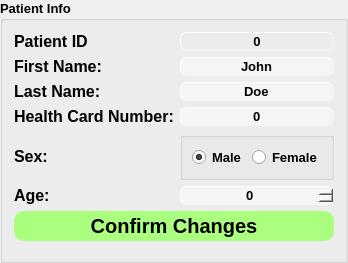
     <widget class="QGroupBox" name="groupBox">
      <property name="sizePolicy">
       <sizepolicy hsizetype="Expanding" vsizetype="Expanding">
        <horstretch>0</horstretch>
        <verstretch>0</verstretch>
       </sizepolicy>
      </property>
      <property name="font">
       <font>
        <pointsize>10</pointsize>
        <weight>75</weight>
        <bold>true</bold>
       </font>
      </property>
      <property name="title">
       <string>Patient Info</string>
      </property>
      <layout class="QGridLayout" name="gridLayout_5">
       <property name="bottomMargin">
        <number>19</number>
       </property>
       <item row="0" column="0">
        <widget class="QLabel" name="LAB_PatientID">
         <property name="sizePolicy">
          <sizepolicy hsizetype="Preferred" vsizetype="Expanding">
           <horstretch>0</horstretch>
           <verstretch>0</verstretch>
          </sizepolicy>
         </property>
         <property name="styleSheet">
          <string notr="true">FONT-SIZE: 16px;</string>
         </property>
         <property name="text">
          <string>Patient ID</string>
         </property>
        </widget>
       </item>
       <item row="6" column="0" colspan="2">
        <widget class="QPushButton" name="PB_ConfirmPatient">
         <property name="sizePolicy">
          <sizepolicy hsizetype="Expanding" vsizetype="Expanding">
           <horstretch>0</horstretch>
           <verstretch>0</verstretch>
          </sizepolicy>
         </property>
         <property name="minimumSize">
          <size>
           <width>10</width>
           <height>30</height>
          </size>
         </property>
         <property name="styleSheet">
          <string notr="true">BACKGROUND-COLOR: rgb(170, 255, 127);
BORDER-COLOR: rgb(170, 255, 127);
BORDER-RADIUS: 10px;
BORDER-STYLE: outset;
FONT-SIZE: 20px;</string>
         </property>
         <property name="text">
          <string>Confirm Changes</string>
         </property>
        </widget>
       </item>
       <item row="5" column="0">
        <widget class="QLabel" name="LAB_Age">
         <property name="sizePolicy">
          <sizepolicy hsizetype="Preferred" vsizetype="Expanding">
           <horstretch>0</horstretch>
           <verstretch>0</verstretch>
          </sizepolicy>
         </property>
         <property name="styleSheet">
          <string notr="true">FONT-SIZE: 16px;</string>
         </property>
         <property name="text">
          <string>Age:</string>
         </property>
        </widget>
       </item>
       <item row="4" column="1">
        <widget class="QGroupBox" name="groupBox_2">
         <property name="title">
          <string/>
         </property>
         <layout class="QHBoxLayout" name="horizontalLayout">
          <item>
           <widget class="QRadioButton" name="RB_Male">
            <property name="sizePolicy">
             <sizepolicy hsizetype="Minimum" vsizetype="Expanding">
              <horstretch>0</horstretch>
              <verstretch>0</verstretch>
             </sizepolicy>
            </property>
            <property name="styleSheet">
             <string notr="true">font: 12pt &quot;Sans Serif&quot;;
</string>
            </property>
            <property name="text">
             <string>Male</string>
            </property>
            <property name="checked">
             <bool>true</bool>
            </property>
           </widget>
          </item>
          <item>
           <widget class="QRadioButton" name="RB_Female">
            <property name="styleSheet">
             <string notr="true">font: 12pt &quot;Sans Serif&quot;;</string>
            </property>
            <property name="text">
             <string>Female</string>
            </property>
           </widget>
          </item>
         </layout>
        </widget>
       </item>
       <item row="1" column="0">
        <widget class="QLabel" name="LAB_FirstName">
         <property name="sizePolicy">
          <sizepolicy hsizetype="Preferred" vsizetype="Expanding">
           <horstretch>0</horstretch>
           <verstretch>0</verstretch>
          </sizepolicy>
         </property>
         <property name="styleSheet">
          <string notr="true">FONT-SIZE: 16px;</string>
         </property>
         <property name="text">
          <string>First Name:</string>
         </property>
        </widget>
       </item>
       <item row="3" column="0">
        <widget class="QLabel" name="LAB_HealthCard">
         <property name="sizePolicy">
          <sizepolicy hsizetype="Preferred" vsizetype="Expanding">
           <horstretch>0</horstretch>
           <verstretch>0</verstretch>
          </sizepolicy>
         </property>
         <property name="styleSheet">
          <string notr="true">FONT-SIZE: 16px;</string>
         </property>
         <property name="text">
          <string>Health Card Number:</string>
         </property>
        </widget>
       </item>
       <item row="0" column="1">
        <widget class="QLabel" name="LAB_UniquePatientID">
         <property name="sizePolicy">
          <sizepolicy hsizetype="Expanding" vsizetype="Expanding">
           <horstretch>0</horstretch>
           <verstretch>0</verstretch>
          </sizepolicy>
         </property>
         <property name="styleSheet">
          <string notr="true">BORDER-COLOR: rgb(245, 245, 245);
BORDER-RADIUS: 7px;
BORDER-WIDTH: 1px;
BORDER-STYLE: outset;</string>
         </property>
         <property name="text">
          <string>0</string>
         </property>
         <property name="alignment">
          <set>Qt::AlignCenter</set>
         </property>
        </widget>
       </item>
       <item row="3" column="1">
        <widget class="QLineEdit" name="TB_HealthCard">
         <property name="sizePolicy">
          <sizepolicy hsizetype="Expanding" vsizetype="Expanding">
           <horstretch>0</horstretch>
           <verstretch>0</verstretch>
          </sizepolicy>
         </property>
         <property name="styleSheet">
          <string notr="true">BACKGROUND-COLOR: rgb(245, 245, 245);
BORDER-COLOR: rgb(245, 245, 245);
BORDER-RADIUS: 7px;
BORDER-WIDTH: 1px;
BORDER-STYLE: outset;</string>
         </property>
         <property name="text">
          <string>0</string>
         </property>
         <property name="alignment">
          <set>Qt::AlignCenter</set>
         </property>
        </widget>
       </item>
       <item row="4" column="0">
        <widget class="QLabel" name="LAB_Sex">
         <property name="sizePolicy">
          <sizepolicy hsizetype="Preferred" vsizetype="Expanding">
           <horstretch>0</horstretch>
           <verstretch>0</verstretch>
          </sizepolicy>
         </property>
         <property name="styleSheet">
          <string notr="true">FONT-SIZE: 16px;</string>
         </property>
         <property name="text">
          <string>Sex:</string>
         </property>
        </widget>
       </item>
       <item row="2" column="1">
        <widget class="QLineEdit" name="TB_LastName">
         <property name="sizePolicy">
          <sizepolicy hsizetype="Expanding" vsizetype="Expanding">
           <horstretch>0</horstretch>
           <verstretch>0</verstretch>
          </sizepolicy>
         </property>
         <property name="styleSheet">
          <string notr="true">BACKGROUND-COLOR: rgb(245, 245, 245);
BORDER-COLOR: rgb(245, 245, 245);
BORDER-RADIUS: 7px;
BORDER-WIDTH: 1px;
BORDER-STYLE: outset;</string>
         </property>
         <property name="text">
          <string>Doe</string>
         </property>
         <property name="alignment">
          <set>Qt::AlignCenter</set>
         </property>
        </widget>
       </item>
       <item row="1" column="1">
        <widget class="QLineEdit" name="TB_FirstName">
         <property name="sizePolicy">
          <sizepolicy hsizetype="Expanding" vsizetype="Expanding">
           <horstretch>0</horstretch>
           <verstretch>0</verstretch>
          </sizepolicy>
         </property>
         <property name="styleSheet">
          <string notr="true">BACKGROUND-COLOR: rgb(245, 245, 245);
BORDER-COLOR: rgb(245, 245, 245);
BORDER-RADIUS: 7px;
BORDER-WIDTH: 1px;
BORDER-STYLE: outset;</string>
         </property>
         <property name="text">
          <string>John</string>
         </property>
         <property name="alignment">
          <set>Qt::AlignCenter</set>
         </property>
        </widget>
       </item>
       <item row="2" column="0">
        <widget class="QLabel" name="LAB_LastName">
         <property name="sizePolicy">
          <sizepolicy hsizetype="Preferred" vsizetype="Expanding">
           <horstretch>0</horstretch>
           <verstretch>0</verstretch>
          </sizepolicy>
         </property>
         <property name="styleSheet">
          <string notr="true">FONT-SIZE: 16px;</string>
         </property>
         <property name="text">
          <string>Last Name:</string>
         </property>
        </widget>
       </item>
       <item row="5" column="1">
        <widget class="QSpinBox" name="SB_Age">
         <property name="sizePolicy">
          <sizepolicy hsizetype="Expanding" vsizetype="Expanding">
           <horstretch>0</horstretch>
           <verstretch>0</verstretch>
          </sizepolicy>
         </property>
         <property name="styleSheet">
          <string notr="true">BACKGROUND-COLOR: rgb(245, 245, 245);
BORDER-COLOR: rgb(245, 245, 245);
BORDER-RADIUS: 7px;
BORDER-WIDTH: 1px;
BORDER-STYLE: outset;</string>
         </property>
         <property name="alignment">
          <set>Qt::AlignCenter</set>
         </property>
        </widget>
       </item>
      </layout>
     </widget>
